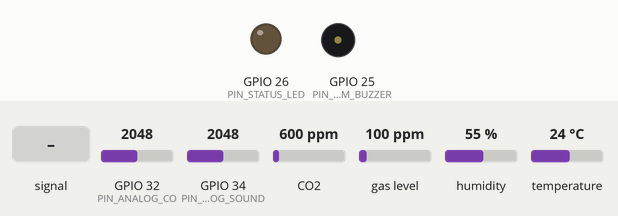
Bench run of a program on a simulated ESP32. On the bench: output pins drawn as LEDs (lit = HIGH), buzzer (waves = sounding). Wiring (inferred from the names in the program): SHT3x sensor at I2C address 0x44. The test bench sets the inputs (shaded band); at power-on: GPIO 34 (PIN_ANALOG_SOUND) = 2048, CO2 600 ppm, GPIO 32 (PIN_ANALOG_CO) = 2048, gas level 100 ppm, humidity 55 %, temperature 24 °C. Network time is answered at once with the bench clock; the local clock reads 2024-03-15 10:24:30 at power-on unless the program sets it; storage starts empty; what the program prints to the serial monitor is not drawn.

Above: at 2.2 s.
2.3 s: GPIO 34 (PIN_ANALOG_SOUND) fed a 200 Hz sine of ±327 counts around its level
At 4.7 s:
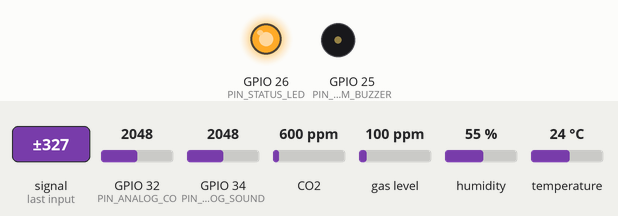
8.4 s: GPIO 34 (PIN_ANALOG_SOUND) set to 2540
At 10.7 s:
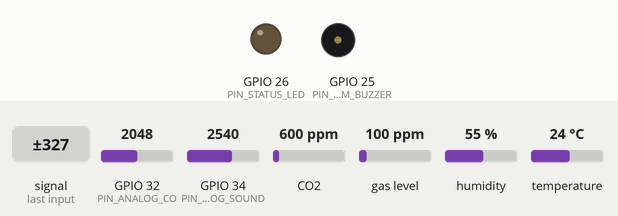
11.0 s: CO2 set to 2479 ppm
12.8 s: CO2 set to 2518 ppm
At 15.1 s:
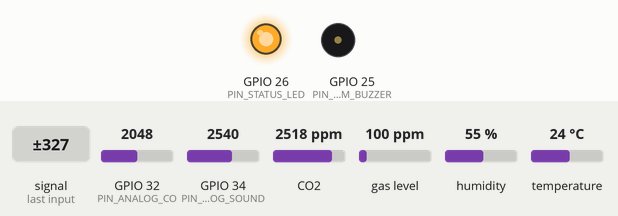
18.9 s: CO2 set to 452 ppm
At 21.2 s:
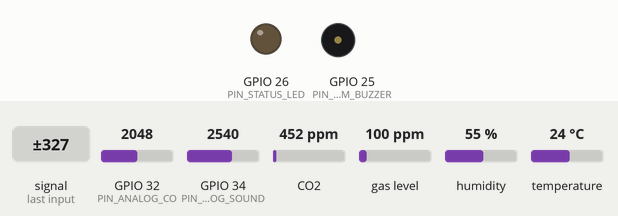
Timing chart, 0 to 22.4 s (numbered marks = the images above; inputs shaded):
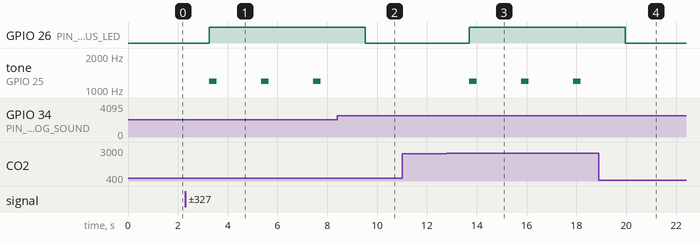

The program:

main.cpp
```cpp
/**
 * @file main.cpp
 * @brief Industrial Multi-Gas, Acoustic & Environmental Monitoring Station Firmware
 * @author Kadir Mercan (Mercan Studio)
 *
 * SYSTEM SPECIFICATION:
 * - MCU: Espressif ESP32 dual-core Xtensa LX6 @ 240 MHz
 * - Precision Temp/Humidity: Sensirion SHT35 via raw I2C command sequence (0x2400)
 * - Air Quality: ScioSense CCS811 (Equivalent CO2 & Total Volatile Organic Compounds)
 * - Toxic Gas: Analog Electrochemical Carbon Monoxide (CO) with discrete moving average filter
 * - Acoustic Pollution: Real-time peak-to-peak noise analysis (dBA estimation)
 * - Offline Black-Box Logging: High-reliability SPI MicroSD FAT32 CSV datalogging
 * - Time Synchronization: SNTP UTC synchronization over Wi-Fi
 * - Safety Subsystem: Dual audio-visual hazard annunciator (Piezo + Solid-state LED)
 */

#include <Arduino.h>
#include <Wire.h>
#include <SPI.h>
#include <SD.h>
#include <WiFi.h>
#include <WiFiClientSecure.h>
#include <PubSubClient.h>
#include <ArduinoJson.h>
#include <WiFiUdp.h>
#include <NTPClient.h>
#include <Adafruit_CCS811.h>

#include "monitor_config.h"

// ==================== GLOBAL SENSOR & STORAGE OBJECTS ====================
static Adafruit_CCS811 ccs811;
static WiFiUDP         ntpUdpClient;
static NTPClient       timeClient(ntpUdpClient, "pool.ntp.org", 10800, 60000); // UTC+3 Offset

static bool ccs811Initialized = false;
static bool sdCardReady       = false;
static bool csvHeaderWritten  = false;
static bool alarmStateActive  = false;

// Calibration & Filtering
static float coCalibrationOffsetVolts = 0.0f;
static int   coReadingsBuffer[CO_MOVING_AVG_SAMPLES] = { 0 };
static int   coBufferIndex = 0;
static long  coRunningSum  = 0;

// ==================== AWS IOT CORE & MQTT SUBSYSTEM ====================
static WiFiClientSecure wifiTlsClient;
static PubSubClient     mqttClient(wifiTlsClient);
static unsigned long    lastTelemetryPublishMs = 0;

void connectAWSIoT(void) {
    if (WiFi.status() != WL_CONNECTED) return;
    if (mqttClient.connected()) return;

    Serial.print("[AWS IoT] Connecting to broker endpoint: ");
    Serial.println(AWS_IOT_ENDPOINT);

    // In production: wifiTlsClient.setCACert(AWS_CERT_CA);
    mqttClient.setServer(AWS_IOT_ENDPOINT, AWS_IOT_PORT);
    mqttClient.setBufferSize(MQTT_BUFFER_SIZE);

    if (mqttClient.connect(STATION_ID)) {
        Serial.println("[AWS IoT] Established mTLS session with AWS IoT Core.");
        StaticJsonDocument<192> statusDoc;
        statusDoc["station_id"]  = STATION_ID;
        statusDoc["facility_id"] = FACILITY_ID;
        statusDoc["status"]      = "ONLINE";
        statusDoc["firmware"]    = FIRMWARE_VERSION;
        char statusBuf[192];
        serializeJson(statusDoc, statusBuf);
        mqttClient.publish(MQTT_TOPIC_STATUS, statusBuf, true);
    } else {
        Serial.printf("[AWS IoT] Connection pending (rc=%d, retrying non-blocking)...\n", mqttClient.state());
    }
}

void publishTelemetryAWS(float temp, float hum, int eco2, int tvoc, float co, float sound, bool alarm) {
    if (!mqttClient.connected()) {
        connectAWSIoT();
        if (!mqttClient.connected()) return;
    }

    StaticJsonDocument<512> doc;
    doc["station_id"]   = STATION_ID;
    doc["facility_id"]  = FACILITY_ID;
    doc["timestamp"]    = timeClient.getEpochTime();
    doc["uptime_sec"]   = millis() / 1000;

    JsonObject metrics = doc.createNestedObject("metrics");
    metrics["temperature_c"] = temp;
    metrics["humidity_rh"]   = hum;
    metrics["eco2_ppm"]      = eco2;
    metrics["tvoc_ppb"]      = tvoc;
    metrics["co_ppm"]        = co;
    metrics["sound_dba"]     = sound;

    JsonObject status = doc.createNestedObject("status");
    status["alarm_active"]    = alarm;
    status["sht35_healthy"]   = (temp > -40.0f && temp < 125.0f);
    status["ccs811_healthy"]  = ccs811Initialized;
    status["sd_card_mounted"] = sdCardReady;

    char jsonBuffer[512];
    serializeJson(doc, jsonBuffer);

    bool pubOk = mqttClient.publish(MQTT_TOPIC_TELEMETRY, jsonBuffer);
    if (pubOk) {
        Serial.printf("[AWS IoT] Telemetry published (%u bytes) -> %s\n", strlen(jsonBuffer), MQTT_TOPIC_TELEMETRY);
    } else {
        Serial.println("[AWS IoT] ERROR: Telemetry publish failed");
    }

    if (alarm) {
        StaticJsonDocument<256> alertDoc;
        alertDoc["station_id"]  = STATION_ID;
        alertDoc["facility_id"] = FACILITY_ID;
        alertDoc["alert_type"]  = "OCCUPATIONAL_SAFETY_HAZARD";
        alertDoc["timestamp"]   = timeClient.getEpochTime();
        alertDoc["co_ppm"]      = co;
        alertDoc["sound_dba"]   = sound;
        alertDoc["eco2_ppm"]    = eco2;

        char alertBuf[256];
        serializeJson(alertDoc, alertBuf);
        mqttClient.publish(MQTT_TOPIC_ALERT, alertBuf);
        Serial.printf("[AWS IoT] CRITICAL ALERT DISPATCHED -> %s\n", MQTT_TOPIC_ALERT);
    }
}

// ==================== RAW SHT35 I2C DRIVER ====================
/**
 * @brief Calculate Sensirion 8-bit CRC polynomial (x^8 + x^5 + x^4 + 1)
 */
static uint8_t calculateSHTCrc(const uint8_t *data, size_t length) {
    uint8_t crc = 0xFF;
    for (size_t i = 0; i < length; i++) {
        crc ^= data[i];
        for (uint8_t bit = 8; bit > 0; --bit) {
            if (crc & 0x80) {
                crc = (crc << 1) ^ 0x31;
            } else {
                crc = (crc << 1);
            }
        }
    }
    return crc;
}

static bool readSHT35(float &temperature, float &humidity) {
    Wire.beginTransmission(SHT35_I2C_ADDR);
    // Command 0x2400: High repeatability measurement with clock stretching disabled
    Wire.write(0x24);
    Wire.write(0x00);
    if (Wire.endTransmission() != 0) {
        return false;
    }

    delay(20); // Conversion latency (15.5 ms typical for high repeatability)

    Wire.requestFrom((uint8_t)SHT35_I2C_ADDR, (uint8_t)6);
    if (Wire.available() != 6) {
        return false;
    }

    uint8_t buffer[6];
    for (int i = 0; i < 6; i++) {
        buffer[i] = Wire.read();
    }

    // Verify CRC for Temperature [0..1] and Humidity [3..4]
    if (calculateSHTCrc(&buffer[0], 2) != buffer[2] ||
        calculateSHTCrc(&buffer[3], 2) != buffer[5]) {
        Serial.println("[SHT35] CRC-8 validation failed!");
        return false;
    }

    uint16_t rawTemp = ((uint16_t)buffer[0] << 8) | buffer[1];
    uint16_t rawHum  = ((uint16_t)buffer[3] << 8) | buffer[4];

    // Standard Sensirion transfer functions
    temperature = -45.0f + (175.0f * (float)rawTemp / 65535.0f);
    humidity    = 100.0f * ((float)rawHum / 65535.0f);
    return true;
}

// ==================== ANALOG GAS SENSOR DRIVER ====================
static void calibrateCOSensorBaseline(void) {
    Serial.println("[CALIB] Sampling ambient clean-air baseline for CO sensor...");
    long accumulator = 0;
    for (int i = 0; i < 50; i++) {
        accumulator += analogRead(PIN_ANALOG_CO);
        delay(20);
    }
    float avgADC = (float)accumulator / 50.0f;
    coCalibrationOffsetVolts = avgADC * (3.3f / 4095.0f);
    Serial.printf("[CALIB] Baseline voltage offset determined: %.4f V\n", coCalibrationOffsetVolts);
}

static float readCOConcentrationPPM(void) {
    int rawAdc = analogRead(PIN_ANALOG_CO);

    // Update circular moving average filter
    coRunningSum -= coReadingsBuffer[coBufferIndex];
    coReadingsBuffer[coBufferIndex] = rawAdc;
    coRunningSum += rawAdc;
    coBufferIndex = (coBufferIndex + 1) % CO_MOVING_AVG_SAMPLES;

    float filteredAdc = (float)coRunningSum / (float)CO_MOVING_AVG_SAMPLES;
    float sensorVolts = filteredAdc * (3.3f / 4095.0f);

    float deltaVolts = sensorVolts - coCalibrationOffsetVolts;
    if (deltaVolts < 0.0f) deltaVolts = 0.0f;

    // Linearized approximation slope (calibrated against certified gas chambers)
    float ppmCO = deltaVolts * 50.0f;
    return ppmCO;
}

// ==================== ACOUSTIC SOUND LEVEL DRIVER ====================
static float readAcousticLevelDB(void) {
    unsigned long startWindow = millis();
    uint16_t minAdc = 4095;
    uint16_t maxAdc = 0;

    // Sample peak-to-peak amplitude across a 50ms window
    while (millis() - startWindow < SOUND_SAMPLE_WINDOW_MS) {
        int sample = analogRead(PIN_ANALOG_SOUND);
        if (sample < minAdc) minAdc = sample;
        if (sample > maxAdc) maxAdc = sample;
    }

    uint16_t peakToPeak = maxAdc - minAdc;
    float peakVolts = (float)peakToPeak * (3.3f / 4095.0f);

    // Approximate sound pressure level (dBA) mapping
    float estimatedDb = 20.0f * log10((peakVolts > 0.001f ? peakVolts : 0.001f) / 0.001f) + 40.0f;
    return estimatedDb;
}

// ==================== SAFETY HAZARD LOGIC ====================
static bool evaluateSafetyThresholds(float temp, float hum, int eco2, int tvoc, float co, float sound) {
    if (temp > THRESHOLD_TEMP_MAX_C) return true;
    if (hum > THRESHOLD_HUM_MAX_RH)  return true;
    if (eco2 > THRESHOLD_ECO2_PPM && eco2 > 0) return true;
    if (tvoc > THRESHOLD_TVOC_PPB && tvoc > 0) return true;
    if (co > THRESHOLD_CO_PPM)       return true;
    if (sound > THRESHOLD_SOUND_DB)  return true;
    return false;
}

// ==================== DATALOGGER SUBSYSTEM ====================
static String getFormattedDate(void) {
    time_t raw = timeClient.getEpochTime();
    struct tm *info = gmtime(&raw);
    char buf[16];
    strftime(buf, sizeof(buf), "%Y-%m-%d", info);
    return String(buf);
}

static String getFormattedTime(void) {
    return timeClient.getFormattedTime();
}

static void logTelemetryToSD(float temp, float hum, int eco2, int tvoc, float co, float sound, bool alarm) {
    if (!sdCardReady) return;

    String dateStr = getFormattedDate();
    String timeStr = getFormattedTime();
    String filePath = "/ENV_LOG_" + dateStr + ".CSV";

    File logFile = SD.open(filePath.c_str(), FILE_APPEND);
    if (logFile) {
        if (!csvHeaderWritten && logFile.size() == 0) {
            logFile.println("Date,Time,Temperature_C,Humidity_RH,eCO2_PPM,TVOC_PPB,CO_PPM,Sound_dBA,Hazard_Alarm");
            csvHeaderWritten = true;
        }

        logFile.printf("%s,%s,%.2f,%.2f,%d,%d,%.2f,%.1f,%s\n",
                       dateStr.c_str(), timeStr.c_str(),
                       temp, hum, eco2, tvoc, co, sound,
                       alarm ? "CRITICAL_HAZARD" : "NOMINAL");
        logFile.close();
    } else {
        Serial.printf("[SD] Write failed to file: %s\n", filePath.c_str());
    }
}

// ==================== SYSTEM ENTRY POINTS ====================
void setup(void) {
    Serial.begin(115200);

    Serial.println("\n=======================================================");
    Serial.println("  INDUSTRIAL MULTI-GAS & ACOUSTIC MONITORING STATION   ");
    Serial.println("=======================================================");
    Serial.println("  Sensors : Sensirion SHT35, ScioSense CCS811, MQ CO, dB");
    Serial.println("  Logging : SPI MicroSD FAT32 Datalogger with SNTP UTC  ");
    Serial.println("  Author  : Kadir Mercan (Mercan Studio)                ");
    Serial.println("=======================================================\n");

    // Configure Annunciator GPIOs
    pinMode(PIN_ALARM_BUZZER, OUTPUT);
    pinMode(PIN_STATUS_LED, OUTPUT);
    pinMode(PIN_ANALOG_CO, INPUT);
    pinMode(PIN_ANALOG_SOUND, INPUT);
    digitalWrite(PIN_ALARM_BUZZER, LOW);
    digitalWrite(PIN_STATUS_LED, LOW);

    // Initialize I2C Bus
    Wire.begin(PIN_I2C_SDA, PIN_I2C_SCL);

    // Initialize CCS811
    Serial.println("[INIT] Connecting to CCS811 Air Quality sensor...");
    if (ccs811.begin(CCS811_I2C_ADDR)) {
        ccs811Initialized = true;
        Serial.println("[INIT] CCS811 initialized successfully.");
    } else {
        Serial.println("[INIT] WARNING: CCS811 not responding on I2C bus.");
    }

    // Initialize MicroSD
    Serial.println("[INIT] Initializing MicroSD datalogger SPI bus...");
    if (SD.begin(PIN_SD_CHIP_SELECT)) {
        sdCardReady = true;
        Serial.println("[INIT] MicroSD Card mounted successfully.");
    } else {
        Serial.println("[INIT] WARNING: MicroSD Card initialization failed.");
    }

    // Optional Wi-Fi connection for NTP time synchronization
    // WiFi.begin("YOUR_SSID", "YOUR_PASS"); // In local deployment
    timeClient.begin();

    // Calibrate electrochemical CO sensor
    calibrateCOSensorBaseline();
    Serial.println("[SYSTEM] Environmental monitoring running at 0.5 Hz nominal.");
}

void loop(void) {
    timeClient.update();

    // 1. Read Sensirion SHT35
    float temperature = 0.0f, humidity = 0.0f;
    bool shtOk = readSHT35(temperature, humidity);

    // 2. Read ScioSense CCS811
    int eco2Ppm = -1, tvocPpb = -1;
    if (ccs811Initialized && ccs811.available()) {
        if (!ccs811.readData()) {
            eco2Ppm = ccs811.geteCO2();
            tvocPpb = ccs811.getTVOC();
        }
    }

    // 3. Read Analog Gas & Sound
    float coPpm   = readCOConcentrationPPM();
    float soundDb = readAcousticLevelDB();

    // 4. Evaluate Safety Hazard Thresholds
    alarmStateActive = evaluateSafetyThresholds(temperature, humidity, eco2Ppm, tvocPpb, coPpm, soundDb);

    // 5. Trigger Audio-Visual Hazard Annunciators
    if (alarmStateActive) {
        digitalWrite(PIN_STATUS_LED, HIGH);
        tone(PIN_ALARM_BUZZER, 1200, 300);
    } else {
        digitalWrite(PIN_STATUS_LED, LOW);
        noTone(PIN_ALARM_BUZZER);
    }

    // 6. Serial Telemetry Stream
    Serial.printf("[%s %s] T:%.1f°C | H:%.1f%% | eCO2:%d ppm | TVOC:%d ppb | CO:%.2f ppm | Sound:%.1f dB | Status:%s\n",
                  getFormattedDate().c_str(), getFormattedTime().c_str(),
                  shtOk ? temperature : 0.0f, shtOk ? humidity : 0.0f,
                  eco2Ppm, tvocPpb, coPpm, soundDb,
                  alarmStateActive ? "HAZARD_ALARM" : "NOMINAL");

    // 7. Write to MicroSD Black-Box CSV
    logTelemetryToSD(temperature, humidity, eco2Ppm, tvocPpb, coPpm, soundDb, alarmStateActive);

    // 8. Stream Real-time Telemetry to AWS IoT Core (5-second non-blocking interval)
    if (millis() - lastTelemetryPublishMs >= TELEMETRY_PUBLISH_INTERVAL_MS) {
        lastTelemetryPublishMs = millis();
        publishTelemetryAWS(temperature, humidity, eco2Ppm, tvocPpb, coPpm, soundDb, alarmStateActive);
    }

    if (mqttClient.connected()) {
        mqttClient.loop();
    }

    delay(2000); // 0.5 Hz sampling period
}
```

monitor_config.h
```cpp
/**
 * @file monitor_config.h
 * @brief Industrial Environmental Monitor Pinout & Threshold Definitions
 * @author Kadir Mercan (Mercan Studio)
 */

#ifndef MONITOR_CONFIG_H
#define MONITOR_CONFIG_H

// ==================== I2C BUS & SENSOR ADDRESSES ====================
#define PIN_I2C_SDA                 21
#define PIN_I2C_SCL                 22
#define SHT35_I2C_ADDR              0x44    ///< Sensirion SHT35 Precision Temp/Hum
#define CCS811_I2C_ADDR             0x5A    ///< ScioSense eCO2 / TVOC Gas Sensor

// ==================== ANALOG SENSORS & GPIO ====================
#define PIN_ANALOG_CO               32      ///< Carbon Monoxide MQ Electrochemical Analog Input
#define PIN_ANALOG_SOUND            34      ///< Peak-to-Peak Noise Level Microphone
#define PIN_ALARM_BUZZER            25      ///< Piezo Alarm Buzzer
#define PIN_STATUS_LED              26      ///< Facility Warning LED Indicator
#define PIN_SD_CHIP_SELECT          5       ///< SPI Bus Chip Select for MicroSD Datalogger

// ==================== SAFETY THRESHOLD LIMITS ====================
#define THRESHOLD_TEMP_MAX_C        50.0f   ///< Maximum ambient temperature limit
#define THRESHOLD_HUM_MAX_RH        80.0f   ///< Relative humidity condensation limit
#define THRESHOLD_ECO2_PPM          2500    ///< Carbon dioxide equivalent threshold
#define THRESHOLD_TVOC_PPB          600     ///< Total volatile organic compounds limit
#define THRESHOLD_CO_PPM            50.0f   ///< Carbon monoxide occupational exposure limit
#define THRESHOLD_SOUND_DB          90.0f   ///< Continuous acoustic noise threshold

// ==================== SAMPLING & FILTERING ====================
#define CO_MOVING_AVG_SAMPLES       5
#define SOUND_SAMPLE_WINDOW_MS      50
#define TELEMETRY_PUBLISH_INTERVAL_MS 5000  ///< 5-second cloud streaming interval

// ==================== DEVICE IDENTITY & AWS IOT CORE ====================
#define FIRMWARE_VERSION            "v2.1.0-aws-iot"
#define FACILITY_ID                 "PLANT_01"
#define STATION_ID                  "ENV_STATION_001"

#define AWS_IOT_ENDPOINT            "xxxxxxxxxxxxxx-ats.iot.eu-central-1.amazonaws.com"
#define AWS_IOT_PORT                8883
#define MQTT_KEEPALIVE_SEC          60
#define MQTT_BUFFER_SIZE            1024

// Topic format: industrial/env/{facility}/{station}/{channel}
#define MQTT_TOPIC_TELEMETRY        "industrial/env/" FACILITY_ID "/" STATION_ID "/telemetry"
#define MQTT_TOPIC_ALERT            "industrial/env/" FACILITY_ID "/" STATION_ID "/alert"
#define MQTT_TOPIC_STATUS           "industrial/env/" FACILITY_ID "/" STATION_ID "/status"

#endif // MONITOR_CONFIG_H
```

Measured:
- the behaviour switches between 2500 and 2501 ppm on CO2 (found by bisection; images 2 and 3)
- after the input at 2.3 s, GPIO 26 (PIN_STATUS_LED): LOW → HIGH after 0.96 s; tone on GPIO 25 (PIN_ALARM_BUZZER): alternates 1200 Hz for 0.30 s and silent for 1.8 s, starting after 0.96 s
- after the input at 8.4 s, GPIO 26 (PIN_STATUS_LED): HIGH → LOW after 1.1 s; tone on GPIO 25 (PIN_ALARM_BUZZER): stays silent (without the input it goes to 1200 Hz after 1.1 s)
- after the input at 11.0 s, every drawn part: stays the same
- after the input at 12.8 s, GPIO 26 (PIN_STATUS_LED): LOW → HIGH after 0.90 s; tone on GPIO 25 (PIN_ALARM_BUZZER): alternates 1200 Hz for 0.30 s and silent for 1.8 s, starting after 0.90 s
- after the input at 18.9 s, GPIO 26 (PIN_STATUS_LED): HIGH → LOW after 1.1 s; tone on GPIO 25 (PIN_ALARM_BUZZER): stops changing and stays silent
